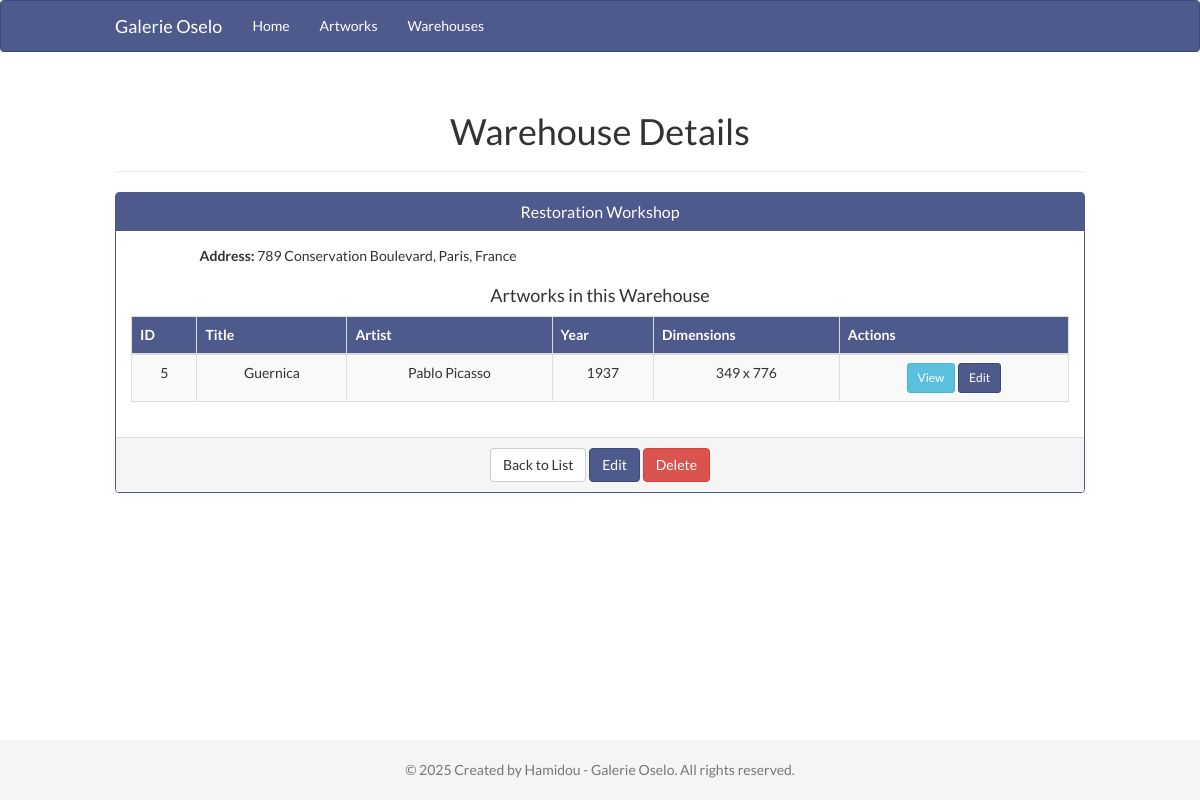
/views/warehouses/show.php?id=3, run on an earlier commit of the app's database.
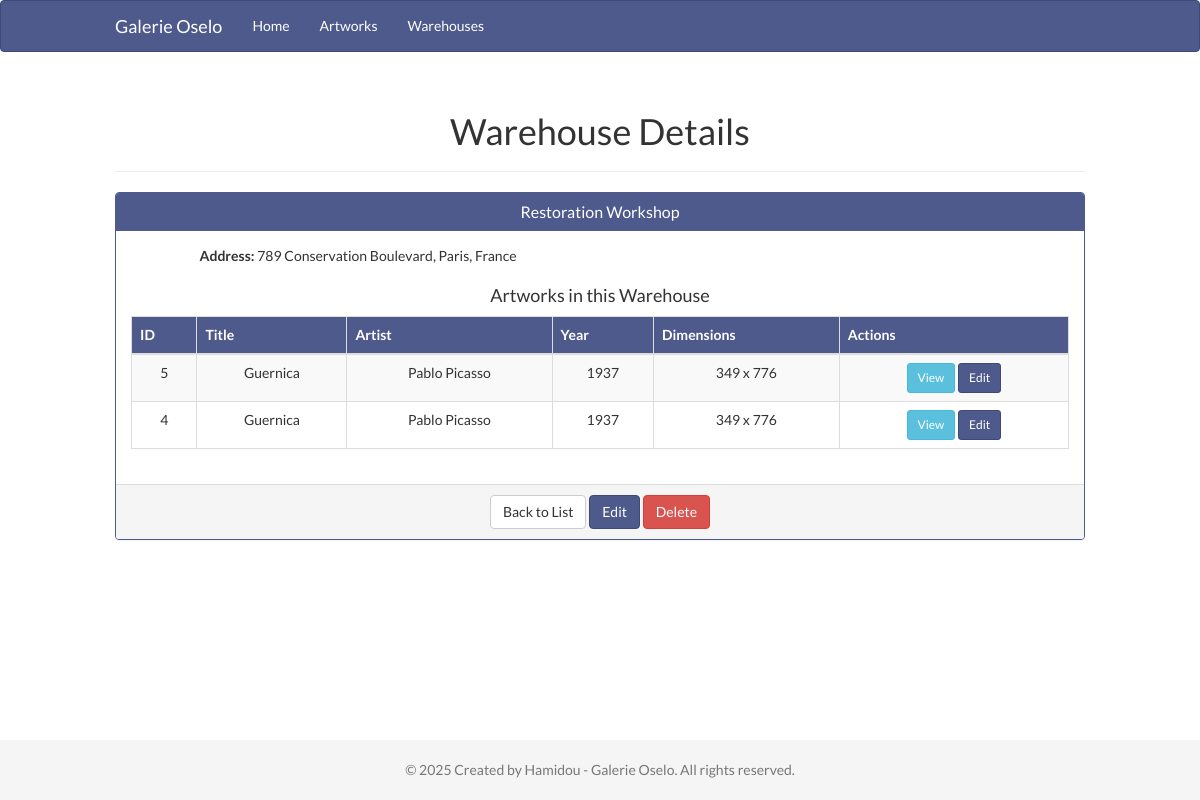
And on a later commit of the database.
### tables this page shows
CREATE TABLE artworks (
    id INT AUTO_INCREMENT PRIMARY KEY,
    title VARCHAR(255) NOT NULL,
    year INT,
    artist_name VARCHAR(255),
    width FLOAT,
    height FLOAT,
    warehouse_id INT,
    created_at TIMESTAMP DEFAULT CURRENT_TIMESTAMP,
    updated_at TIMESTAMP DEFAULT CURRENT_TIMESTAMP ON UPDATE CURRENT_TIMESTAMP,
    FOREIGN KEY (warehouse_id) REFERENCES warehouses(id) ON DELETE SET NULL
);

### config/database.php (called while the page is built, shortened)
<?php
class Database {
    private $host = "localhost";
    private $db_name = "galerie_oselo";
    private $username = "root";
    private $password = "";
    public function getConnection() {
        $this->conn = null;
        try {
            $this->conn = new PDO("mysql:host=" . $this->host . ";dbname=" . $this->db_name, $this->username, $this->password);
            $this->conn->setAttribute(PDO::ATTR_ERRMODE, PDO::ERRMODE_EXCEPTION);
            $this->conn->exec("set names utf8");
        } catch(PDOException $exception) {
            echo "Connection error: " . $exception->getMessage();
        }
        return $this->conn;
    }
}
?>

### models/Artwork.php (called while the page is built, shortened)
<?php
class Artwork {
    private $conn;
    private $table_name = "artworks";
    public function __construct($db) {
        $this->conn = $db;
    }
    public function readByWarehouse($warehouse_id) {
        $query = "SELECT a.id, a.title, a.year, a.artist_name, a.width, a.height,
                  a.warehouse_id, a.created_at, a.updated_at
                  FROM " . $this->table_name . " a
                  WHERE a.warehouse_id = ?
                  ORDER BY a.id DESC";
        $stmt = $this->conn->prepare($query);
        $stmt->bindParam(1, $warehouse_id);
        $stmt->execute();
        return $stmt;
    }
}
?>

### controllers/WarehouseController.php (the view, shortened to what the changed rows need)
<?php
include_once '../../config/database.php';
include_once '../../models/Artwork.php';
class WarehouseController {
    private $artwork;
    public function __construct() {
        $database = new Database();
        $this->db = $database->getConnection();
        $this->artwork = new Artwork($this->db);
    }
    public function show($id) {
        $artwork_stmt = $this->artwork->readByWarehouse($id);
        $artwork_count = $artwork_stmt->rowCount();
        include_once '../../includes/header.php';
        echo "<div class='container'>";
        echo "<div class='row'>";
        echo "<div class='col-md-12'>";
        echo "<div class='page-header'>";
        echo "<h1>Warehouse Details</h1>";
        echo "</div>";
        echo "<div class='panel panel-primary'>";
        echo "<div class='panel-body'>";
        if($artwork_count > 0) {
            echo "<div class='table-responsive'>";
            echo "<table class='table table-striped table-bordered'>";
            echo "<thead>";
            echo "<tr>";
            echo "<th>ID</th>";
            echo "<th>Title</th>";
            echo "<th>Artist</th>";
            echo "<th>Year</th>";
            echo "<th>Dimensions</th>";
            echo "<th>Actions</th>";
            echo "</tr>";
            echo "</thead>";
            echo "<tbody>";
            while($row = $artwork_stmt->fetch(PDO::FETCH_ASSOC)) {
                extract($row);
                echo "<tr>";
                echo "<td>{$id}</td>";
                echo "<td>{$title}</td>";
                echo "<td>{$artist_name}</td>";
                echo "<td>{$year}</td>";
                echo "<td>{$width} x {$height}</td>";
                echo "<td>";
                echo "<a href='../artworks/show.php?id={$id}' class='btn btn-info btn-sm'>View</a> ";
                echo "<a href='../artworks/edit.php?id={$id}' class='btn btn-primary btn-sm'>Edit</a>";
                echo "</td>";
                echo "</tr>";
            }
            echo "</tbody>";
            echo "</table>";
            echo "</div>";
        } else {
            echo "<div class='alert alert-info'>No artworks in this warehouse.</div>";
        }
        echo "</div>";
        echo "</div>";
        echo "</div>";
        echo "</div>";
        echo "</div>";
        $output = ob_get_clean();
        echo $output;
        include_once '../../includes/footer.php';
    }
}
?>

What changed in the data, as far as the page shows it:
now on this page (row edited): artworks: id "4", title "Guernica", artist_name "Pablo Picasso", year "1937", width "349", height "776"
